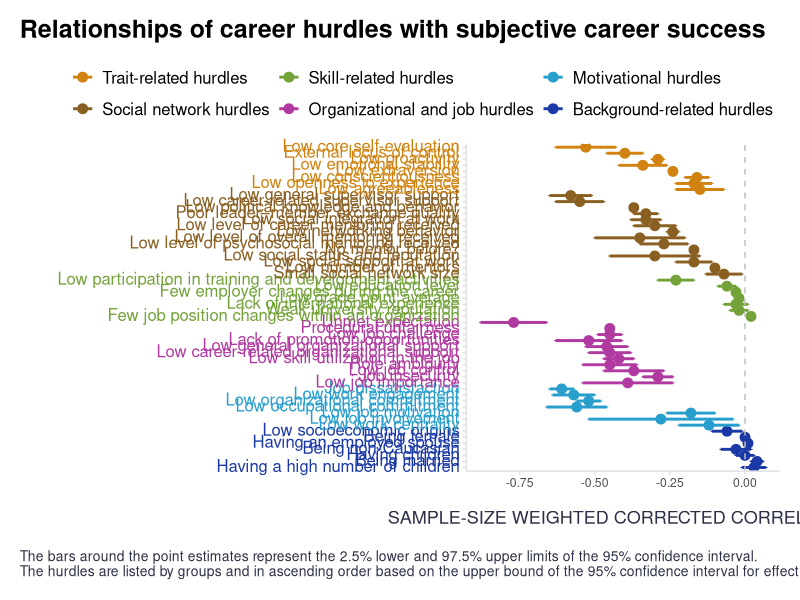

Generate this figure with R:
## ---- chunk 1

# uploading libraries
library(tidyverse)
library(ggtext)
library(readxl)

# uploading the dataset with stats extracted from the research paper
data <- readxl::read_excel('career_hurdles_95CI.xlsx')

# defining colors for individual groups of career hurdles
category_colors <- c(
  "Background-related hurdles" = "#1B39A6", 
  "Motivational hurdles" = "#289ECC", 
  "Organizational and job hurdles" = "#B13AA0",
  "Skill-related hurdles" = "#73A239",
  "Social network hurdles" = "#895F22",
  "Trait-related hurdles" = "#D08311"
  
) 

# enriching the dataset for coloring the value labels
data <- data %>%
  dplyr::arrange(Category, desc(`95% CI Upper`)) %>%
  dplyr::mutate(
    Hurdle_ordered = factor(Hurdle, levels = unique(Hurdle)),
    Hurdle_colored = paste0("<span style='color:", category_colors[Category], "'>", Hurdle, "</span>")
  )

# dataviz
data %>% 
  ggplot2::ggplot(aes(x = Hurdle_ordered, y = rc, color = Category)) +
  ggplot2::geom_point(size = 3) +
  ggplot2::geom_errorbar(aes(ymin = `95% CI Lower`, ymax = `95% CI Upper`), width = 0.2, position = position_dodge(0.05), linewidth = 1) +
  ggplot2::geom_hline(yintercept = 0, linetype = "dashed", color = "grey") +
  ggplot2::scale_color_manual(values = category_colors) +
  ggplot2::coord_flip() +
  ggplot2::labs(
    x = "",
    y = "SAMPLE-SIZE WEIGHTED CORRECTED CORRELATION",
    title = "Relationships of career hurdles with subjective career success",
    caption = "\nThe bars around the point estimates represent the 2.5% lower and 97.5% upper limits of the 95% confidence interval.\nThe hurdles are listed by groups and in ascending order based on the upper bound of the 95% confidence interval for effect size.",
    color = ""
  ) +
  ggplot2::theme(
    plot.title = ggtext::element_markdown(face = "bold", size = 18, margin = margin(0, 0, 10, 0)),
    plot.subtitle = element_text(color = '#2C2F46', face = "plain", size = 16, margin = margin(0, 0, 20, 0)),
    plot.caption = element_text(color = '#2C2F46', face = "plain", size = 10, hjust = 0),
    axis.title.x.bottom = element_text(margin = margin(t = 15), color = '#2C2F46', face = "plain", size = 13),
    axis.title.y.left = element_text(margin = margin(r = 15), color = '#2C2F46', face = "plain", size = 13),
    axis.text.y = element_markdown(size = 12, lineheight = 1.2),  # Apply markdown here
    axis.line = element_line(colour = "#E0E1E6"),
    legend.position = "top", 
    legend.box = "horizontal",
    legend.justification = "right",
    legend.key = element_blank(),
    legend.text = element_text(size = 12),
    panel.background = element_blank(),
    panel.grid.major.y = element_blank(),
    panel.grid.major.x = element_blank(),
    panel.grid.minor = element_blank(),
    axis.ticks = element_line(color = "#E0E1E6"),
    plot.margin = unit(c(5, 5, 5, 5), "mm"), 
    plot.title.position = "plot",
    plot.caption.position = "plot"
  ) +
  ggplot2::scale_x_discrete(labels = function(x) data$Hurdle_colored[match(x, data$Hurdle_ordered)])  +
  ggplot2::guides(color = guide_legend(reverse = TRUE))

